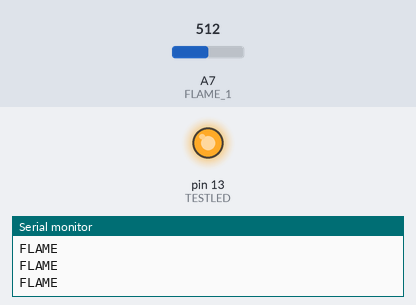
Recording of a sketch running on a simulated Arduino Nano, built with avr-gcc and run on an emulated ATmega328P. On the bench: output pins drawn as LEDs (lit = HIGH), the last lines printed to the serial monitor. The test bench sets the inputs (shaded band); at power-on: A7 (FLAME_1) = 512.

Above: at 1.2 s.
1.3 s: A7 (FLAME_1) set to 0
At 1.7 s:
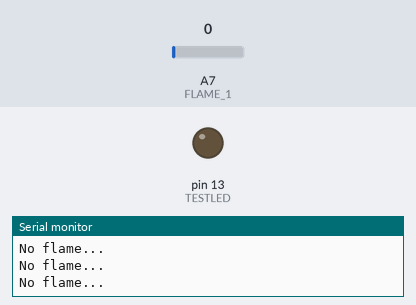
2.8 s: A7 (FLAME_1) set to 122
At 3.8 s:
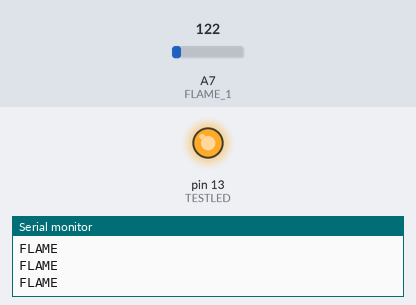
Timing chart, 0 to 5.8 s (numbered marks = the images above; inputs shaded):
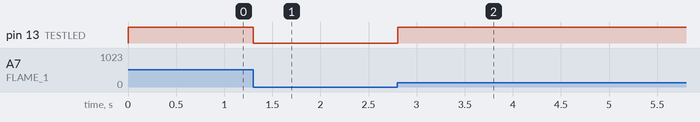

The sketch:

flame_sensor.ino
```cpp
/*The flame sensor has to use analog instead of digital*/
#define FLAME_1 A7
#define TESTLED 13

#define TESTLED 13

int DISPLAY_TIME = 10;  // In milliseconds

/*
 * Setup Info
 * positive side of the sensor goes to the resistor
 * negative side of the sensor goes to the 5V
 * positive side of the sensor goes to the pinA7
 * free side of the resistor goes to ground
 */

int flameReading_1 = 0;
void setup() {
  Serial.begin(9600);

  pinMode(FLAME_1, INPUT);
  pinMode(TESTLED,OUTPUT);
}

void loop() {
  flameReading_1 = analogRead(FLAME_1);
//  Serial.println(flameReading_1);
  /*918~919 is the baseline when the flame sensor starts to detetect the flame
  * Threshold is 918
  */

  if(flameReading_1==0){
    digitalWrite(TESTLED,LOW);
    Serial.println("No flame...");
  }
  else {
    digitalWrite(TESTLED,HIGH);
    Serial.println("FLAME");
  }
}
```

Measured:
- after the input at 1.3 s, pin 13 (TESTLED): HIGH → LOW at once
- after the input at 2.8 s, pin 13 (TESTLED): LOW → HIGH at once
